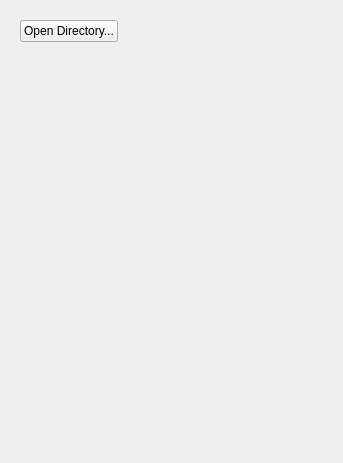
<?xml version="1.0" encoding="UTF-8"?>
<ui version="4.0">
 <class>pluginInterfaceWidget</class>
 <widget class="QWidget" name="pluginInterfaceWidget">
  <property name="geometry">
   <rect>
    <x>0</x>
    <y>0</y>
    <width>343</width>
    <height>463</height>
   </rect>
  </property>
  <property name="windowTitle">
   <string>Form</string>
  </property>
  <layout class="QVBoxLayout" name="verticalLayout">
   <item>
    <widget class="QWidget" name="widget" native="true">
     <property name="sizePolicy">
      <sizepolicy hsizetype="Preferred" vsizetype="Preferred">
       <horstretch>0</horstretch>
       <verstretch>0</verstretch>
      </sizepolicy>
     </property>
     <layout class="QHBoxLayout" name="horizontalLayout">
      <item>
       <widget class="QPushButton" name="openButton">
        <property name="text">
         <string>Open Directory...</string>
        </property>
       </widget>
      </item>
      <item>
       <spacer name="horizontalSpacer">
        <property name="orientation">
         <enum>Qt::Horizontal</enum>
        </property>
        <property name="sizeHint" stdset="0">
         <size>
          <width>453</width>
          <height>20</height>
         </size>
        </property>
       </spacer>
      </item>
     </layout>
    </widget>
   </item>
   <item>
    <widget class="QWidget" name="widget_2" native="true">
     <property name="sizePolicy">
      <sizepolicy hsizetype="Preferred" vsizetype="Preferred">
       <horstretch>0</horstretch>
       <verstretch>1</verstretch>
      </sizepolicy>
     </property>
    </widget>
   </item>
  </layout>
 </widget>
 <resources/>
 <connections/>
</ui>
